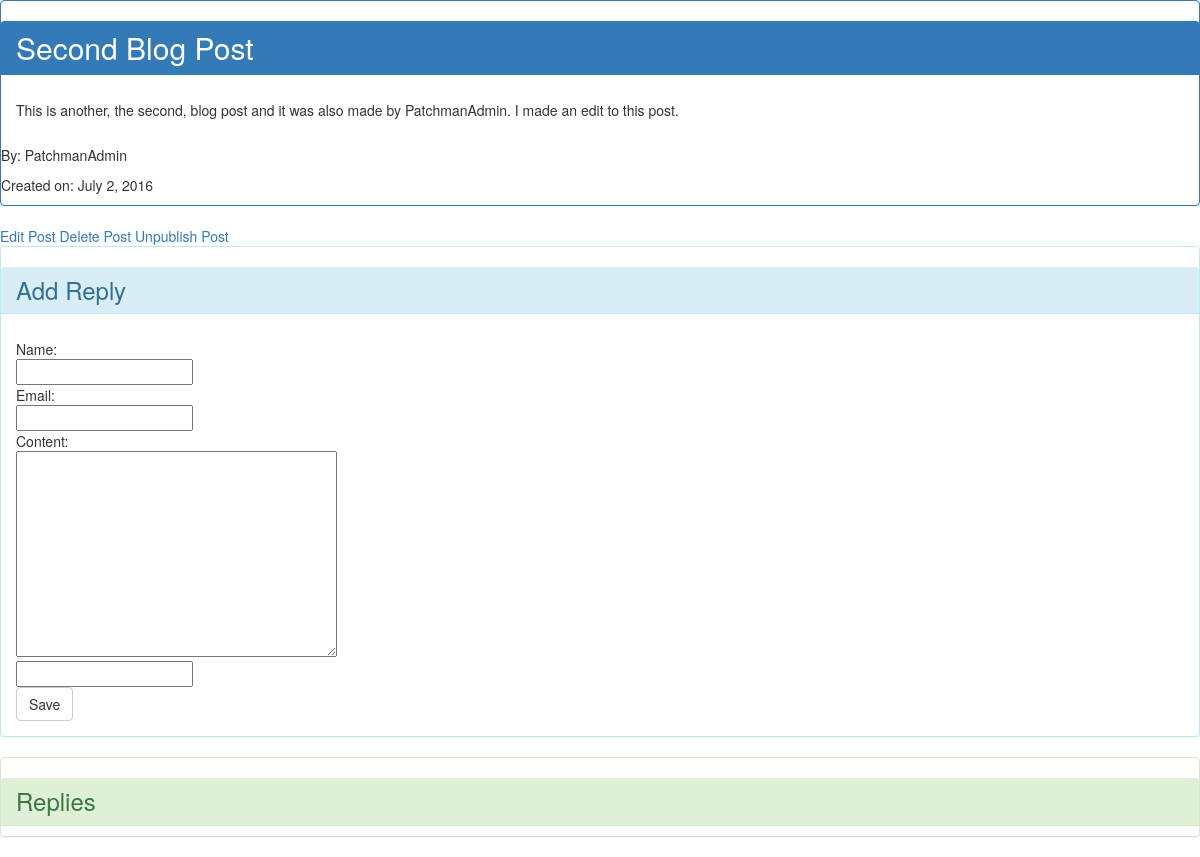
Before: /post/2/ (signed in) with the older database file.
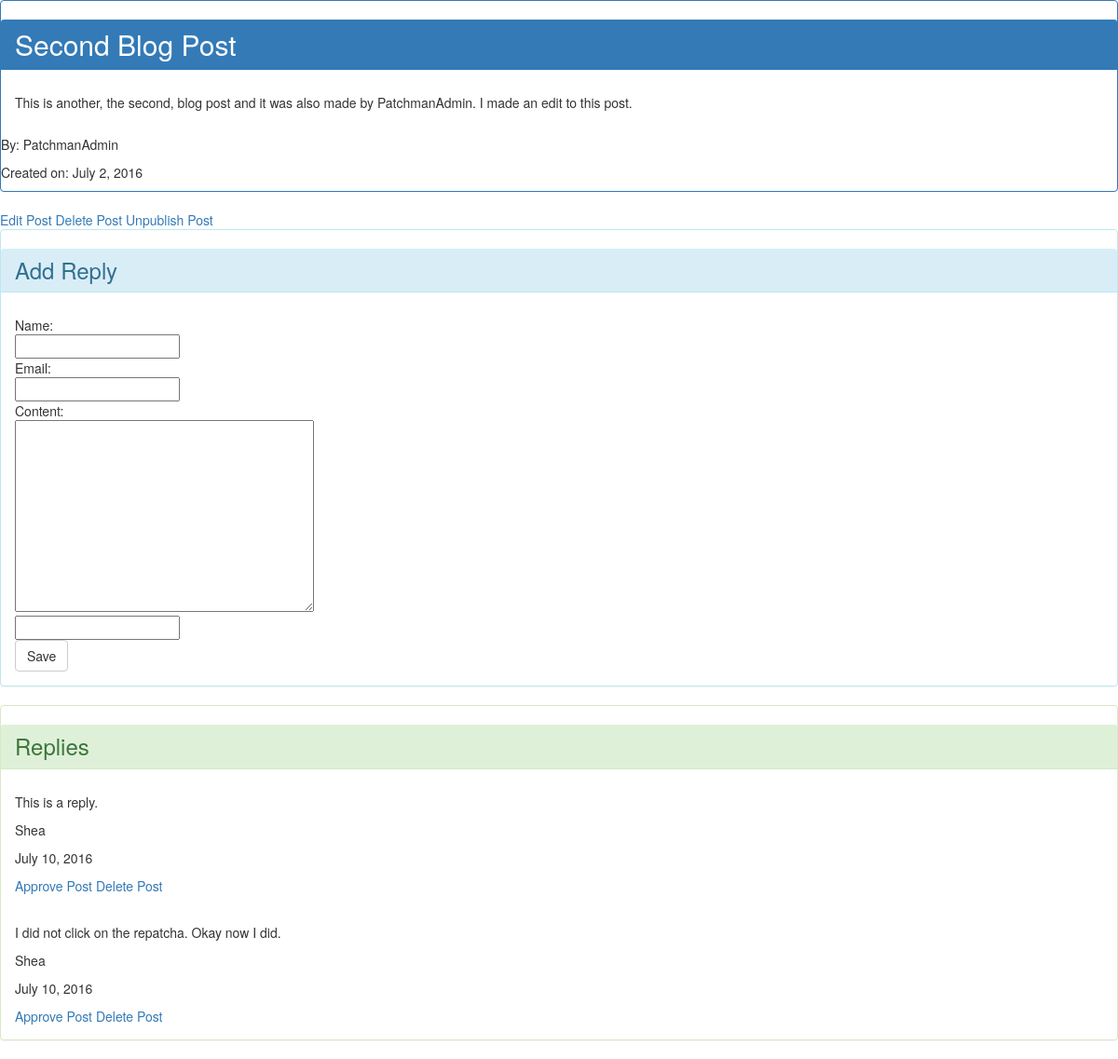
After: the same page with the newer database file.
### blog/models.py (models this page shows, shortened)
class Post(models.Model):
    author = models.ForeignKey('auth.User')
    title = models.CharField(max_length=255)
    content = models.TextField()
    created_date = models.DateField(default=timezone.now)
    is_published = models.BooleanField(default=True)
    is_deleted = models.BooleanField(default=False)
    class Meta:
        ordering=['-created_date']

class Reply(models.Model):
    post = models.ForeignKey(Post, related_name='replies')
    name = models.CharField(max_length=255)
    email = models.EmailField(max_length=255)
    content = models.TextField()
    created_date = models.DateField(default=timezone.now)
    approved_reply = models.BooleanField(default=False)
    is_deleted = models.BooleanField(default=False)
    class Meta:
        ordering = ['created_date']

### blog/views.py (the view)
# urls.py: url(r'^post/(?P<pk>\d+)/$', views.post_detail, name='post_detail'),
def post_detail(request, pk):
    post = get_object_or_404(Post, pk=pk)
    if request.method == "POST":
        form = ReplyForm(request.POST)
        if form.is_valid():
            reply = form.save(commit=False)
            reply.post = post
            reply.save()
            return redirect('post_detail', pk=post.pk)
    else:
        form = ReplyForm()
    return render(request, 'post_detail.html', {'post': post, 'form': form})

### blog/forms.py
class ReplyForm(forms.ModelForm):
    captcha = NoReCaptchaField()
    class Meta:
        model = Reply
        fields = ('name', 'email', 'content')

### blog/templates/post_detail.html (shortened to what this page needs)
{% extends 'base.html' %}
{% block content %}
    <div class="panel panel-primary">
        <h2 class="panel-heading">{{ post.title }}</h2>
        <p class="panel-body">{{ post.content }}</p>
        <p>By: {{ post.author }}</p>
        <p>Created on: {{ post.created_date }}</p>
    </div>
    {% if post.author.get_username == user.get_username %}
        <a href="{% url 'post_edit' pk=post.pk %}">Edit Post</a>
    {% endif %}
    {% if post.author.get_username == user.get_username or user.is_superuser %}
        <a href="{% url 'post_delete' pk=post.pk %}">Delete Post</a>
        {% if post.is_published %}
            <a href="{% url 'post_unpublish' pk=post.pk %}">Unpublish Post</a>
        {% else %}
            <a href="{% url 'post_publish' pk=post.pk %}">Publish Post</a>
        {% endif %}
    {% endif %}
    <div class="panel panel-info">
        <h3 class="panel-heading">Add Reply</h3>
         <form method="POST" class="post-form">{% csrf_token %}
            <div class="panel-body">
                <div>Name:</div>
                <div>{{ form.name }}</div>
                <div>Email:</div>
                <div>{{ form.email }}</div>
                <div>Content:</div>
                <div>{{ form.content }}</div>
                <div>{{ form.captcha }}</div>
                <button type="submit" class="btn btn-default">Save</button>
            </div>
        </form>
    </div>
    <div class="panel panel-success">
        <h3 class="panel-heading">Replies</h3>
        {% for reply in post.replies.all %}
            {% if not reply.is_deleted %}
                {% if user.is_superuser or reply.approved_reply %}
                    <div class="panel-body">
                        <p>{{ reply.content }}</p>
                        <p>{{ reply.name }}</p>
                        <p>{{ reply.created_date }}</p>
                        {% if user.is_superuser %}
                            {% if not reply.approved_reply%}
                                <a href="{% url 'reply_approve' pk=reply.pk %}">Approve Post</a>
                            {% endif %}
                            <a href="{% url 'reply_remove' pk=reply.pk %}">Delete Post</a>
                        {% endif %}
                    </div>
                {% endif %}
            {% endif %}
        {% endfor %}
    </div>
{% endblock %}

### blog/templates/base.html (shortened to what this page needs)
<!DOCTYPE html>
<html lang="en">
<head>
    <link rel="stylesheet" href="https://maxcdn.bootstrapcdn.com/bootstrap/3.3.6/css/bootstrap.min.css"
>
</head>
<body>
    {% block content %}
    {% endblock %}
</body>
</html>

Changed rows visible on the page:
added Reply: content "This is a reply.", name "Shea", created_date "July 10, 2016", approved_reply "Approve Post"
added Reply: content "I did not click on the repatcha. Okay now I did.", name "Shea", created_date "July 10, 2016", approved_reply "Approve Post"
